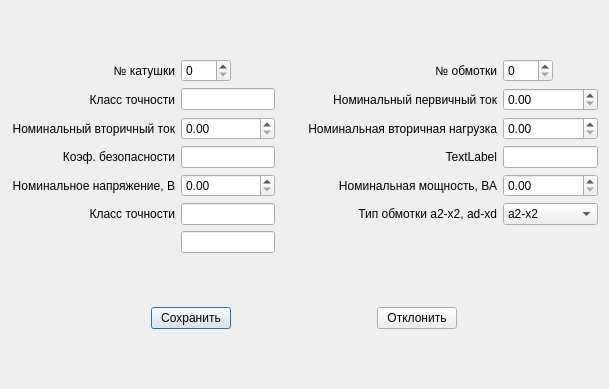
<?xml version="1.0" encoding="UTF-8"?>
<ui version="4.0">
 <class>Dialog</class>
 <widget class="QDialog" name="Dialog">
  <property name="geometry">
   <rect>
    <x>0</x>
    <y>0</y>
    <width>609</width>
    <height>389</height>
   </rect>
  </property>
  <property name="windowTitle">
   <string>Dialog</string>
  </property>
  <layout class="QVBoxLayout" name="verticalLayout">
   <item>
    <layout class="QGridLayout" name="gridLayout">
     <item row="0" column="0">
      <widget class="QLabel" name="label">
       <property name="text">
        <string>№ катушки</string>
       </property>
       <property name="alignment">
        <set>Qt::AlignRight|Qt::AlignTrailing|Qt::AlignVCenter</set>
       </property>
      </widget>
     </item>
     <item row="0" column="2">
      <widget class="QSpinBox" name="spinBox">
       <property name="maximumSize">
        <size>
         <width>50</width>
         <height>16777215</height>
        </size>
       </property>
      </widget>
     </item>
     <item row="0" column="3">
      <widget class="QLabel" name="label_2">
       <property name="text">
        <string>№ обмотки</string>
       </property>
       <property name="alignment">
        <set>Qt::AlignRight|Qt::AlignTrailing|Qt::AlignVCenter</set>
       </property>
      </widget>
     </item>
     <item row="0" column="5">
      <widget class="QSpinBox" name="spinBox_2">
       <property name="maximumSize">
        <size>
         <width>50</width>
         <height>16777215</height>
        </size>
       </property>
      </widget>
     </item>
     <item row="1" column="0">
      <widget class="QLabel" name="label_3">
       <property name="text">
        <string>Класс точности</string>
       </property>
       <property name="alignment">
        <set>Qt::AlignRight|Qt::AlignTrailing|Qt::AlignVCenter</set>
       </property>
      </widget>
     </item>
     <item row="1" column="3">
      <widget class="QLabel" name="label_4">
       <property name="text">
        <string>Номинальный первичный ток</string>
       </property>
       <property name="alignment">
        <set>Qt::AlignRight|Qt::AlignTrailing|Qt::AlignVCenter</set>
       </property>
      </widget>
     </item>
     <item row="1" column="2">
      <widget class="QLineEdit" name="lineEdit"/>
     </item>
     <item row="2" column="0">
      <widget class="QLabel" name="label_5">
       <property name="text">
        <string>Номинальный вторичный ток</string>
       </property>
       <property name="alignment">
        <set>Qt::AlignRight|Qt::AlignTrailing|Qt::AlignVCenter</set>
       </property>
      </widget>
     </item>
     <item row="2" column="3">
      <widget class="QLabel" name="label_6">
       <property name="text">
        <string>        Номинальная вторичная нагрузка</string>
       </property>
       <property name="alignment">
        <set>Qt::AlignRight|Qt::AlignTrailing|Qt::AlignVCenter</set>
       </property>
      </widget>
     </item>
     <item row="3" column="0">
      <widget class="QLabel" name="label_7">
       <property name="text">
        <string>Коэф. безопасности</string>
       </property>
       <property name="alignment">
        <set>Qt::AlignRight|Qt::AlignTrailing|Qt::AlignVCenter</set>
       </property>
      </widget>
     </item>
     <item row="3" column="3">
      <widget class="QLabel" name="label_8">
       <property name="text">
        <string>TextLabel</string>
       </property>
       <property name="alignment">
        <set>Qt::AlignRight|Qt::AlignTrailing|Qt::AlignVCenter</set>
       </property>
      </widget>
     </item>
     <item row="3" column="2">
      <widget class="QLineEdit" name="lineEdit_5"/>
     </item>
     <item row="3" column="5">
      <widget class="QLineEdit" name="lineEdit_6"/>
     </item>
     <item row="4" column="0">
      <widget class="QLabel" name="label_9">
       <property name="text">
        <string>Номинальное напряжение, В</string>
       </property>
       <property name="alignment">
        <set>Qt::AlignRight|Qt::AlignTrailing|Qt::AlignVCenter</set>
       </property>
      </widget>
     </item>
     <item row="4" column="3">
      <widget class="QLabel" name="label_10">
       <property name="text">
        <string>Номинальная мощность, ВА</string>
       </property>
       <property name="alignment">
        <set>Qt::AlignRight|Qt::AlignTrailing|Qt::AlignVCenter</set>
       </property>
      </widget>
     </item>
     <item row="6" column="2">
      <widget class="QLineEdit" name="lineEdit_10"/>
     </item>
     <item row="5" column="0">
      <widget class="QLabel" name="label_12">
       <property name="text">
        <string>Класс точности</string>
       </property>
       <property name="alignment">
        <set>Qt::AlignRight|Qt::AlignTrailing|Qt::AlignVCenter</set>
       </property>
      </widget>
     </item>
     <item row="5" column="2">
      <widget class="QLineEdit" name="lineEdit_9"/>
     </item>
     <item row="5" column="3">
      <widget class="QLabel" name="label_11">
       <property name="text">
        <string>Тип обмотки а2-х2, ad-xd</string>
       </property>
       <property name="alignment">
        <set>Qt::AlignRight|Qt::AlignTrailing|Qt::AlignVCenter</set>
       </property>
      </widget>
     </item>
     <item row="5" column="5">
      <widget class="QComboBox" name="comboBox">
       <item>
        <property name="text">
         <string>a2-x2</string>
        </property>
       </item>
       <item>
        <property name="text">
         <string>ad-xd</string>
        </property>
       </item>
      </widget>
     </item>
     <item row="1" column="5">
      <widget class="QDoubleSpinBox" name="doubleSpinBox">
       <property name="maximum">
        <double>999999.989999999990687</double>
       </property>
      </widget>
     </item>
     <item row="2" column="2">
      <widget class="QDoubleSpinBox" name="doubleSpinBox_2"/>
     </item>
     <item row="2" column="5">
      <widget class="QDoubleSpinBox" name="doubleSpinBox_3"/>
     </item>
     <item row="4" column="2">
      <widget class="QDoubleSpinBox" name="doubleSpinBox_4"/>
     </item>
     <item row="4" column="5">
      <widget class="QDoubleSpinBox" name="doubleSpinBox_5"/>
     </item>
    </layout>
   </item>
   <item>
    <layout class="QHBoxLayout" name="horizontalLayout">
     <item>
      <widget class="QPushButton" name="pushButton">
       <property name="sizePolicy">
        <sizepolicy hsizetype="Fixed" vsizetype="Fixed">
         <horstretch>0</horstretch>
         <verstretch>0</verstretch>
        </sizepolicy>
       </property>
       <property name="text">
        <string>Сохранить</string>
       </property>
      </widget>
     </item>
     <item>
      <widget class="QPushButton" name="pushButton_2">
       <property name="sizePolicy">
        <sizepolicy hsizetype="Fixed" vsizetype="Fixed">
         <horstretch>0</horstretch>
         <verstretch>0</verstretch>
        </sizepolicy>
       </property>
       <property name="text">
        <string>Отклонить</string>
       </property>
      </widget>
     </item>
    </layout>
   </item>
  </layout>
 </widget>
 <resources/>
 <connections>
  <connection>
   <sender>pushButton_2</sender>
   <signal>clicked()</signal>
   <receiver>Dialog</receiver>
   <slot>close()</slot>
   <hints>
    <hint type="sourcelabel">
     <x>416</x>
     <y>288</y>
    </hint>
    <hint type="destinationlabel">
     <x>304</x>
     <y>194</y>
    </hint>
   </hints>
  </connection>
 </connections>
</ui>
